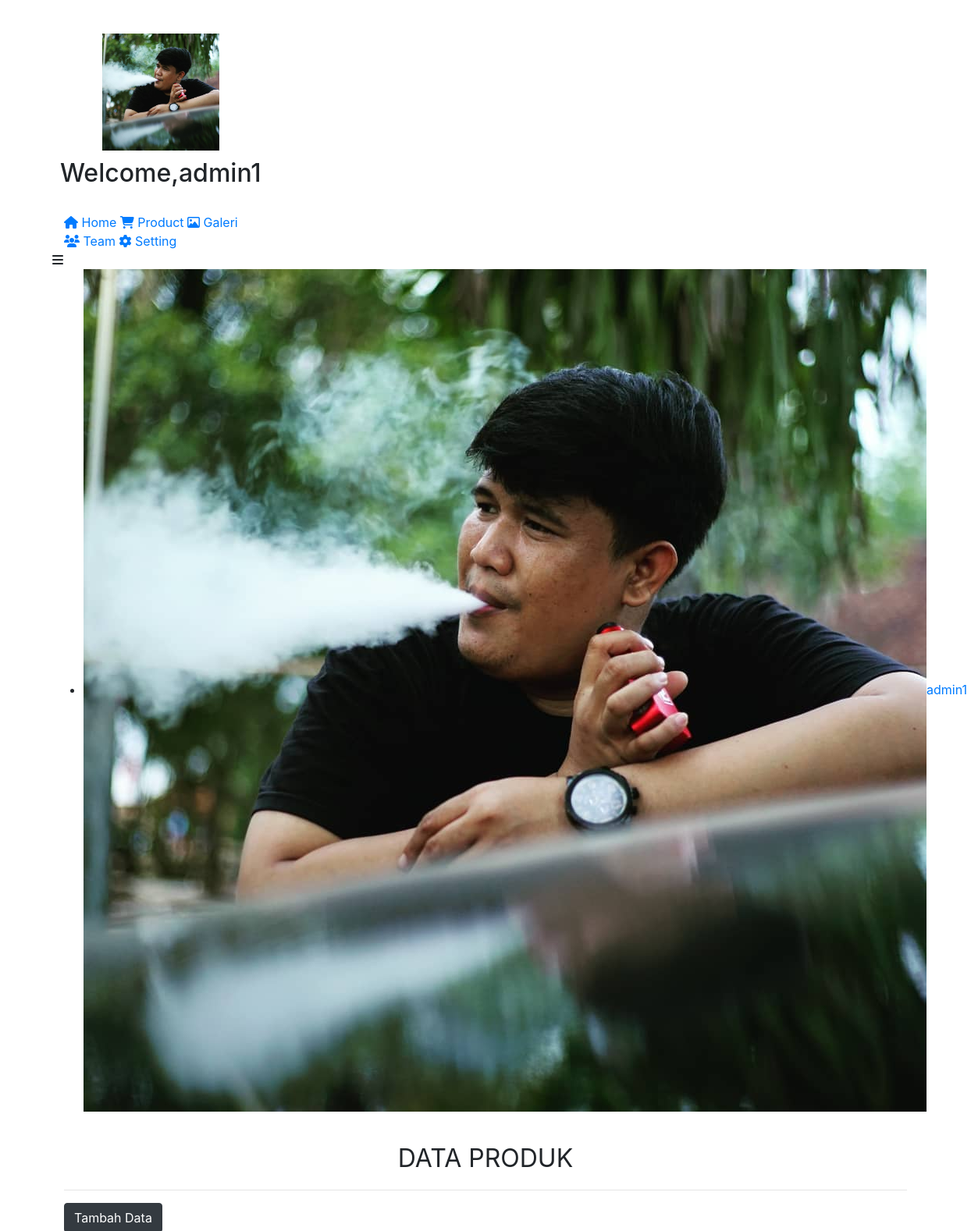
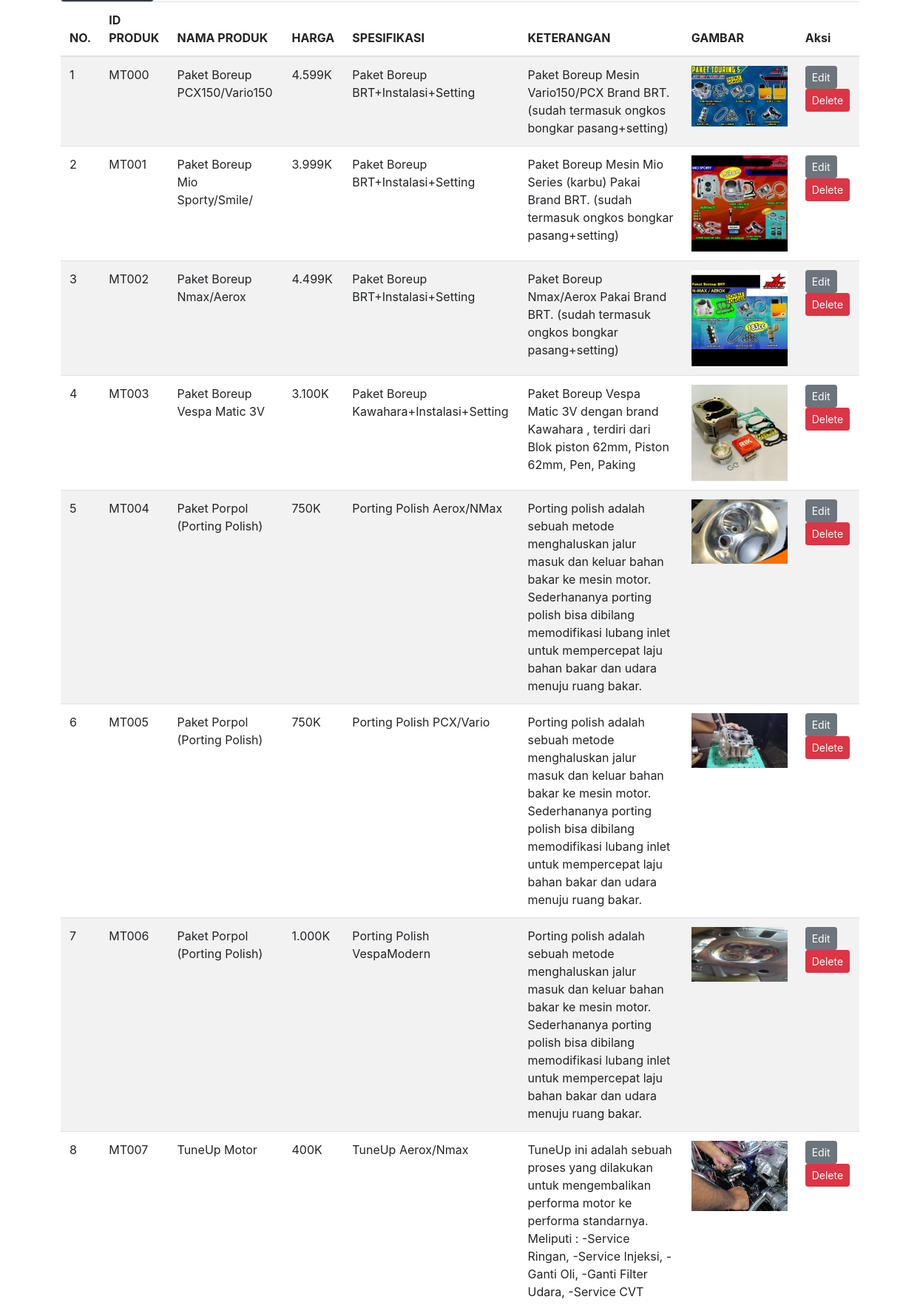
/adminweb/index.php?page=tampil_produk (signed in, upper part), run on the app's committed database (2 pictures, top to bottom).
### tables this page shows
CREATE TABLE `produk` (
  `id_produk` varchar(8) NOT NULL,
  `nama_produk` varchar(30) NOT NULL,
  `harga` varchar(9) NOT NULL,
  `gambar_produk` text NOT NULL,
  `keterangan_produk` text NOT NULL,
  `spesifikasi` text NOT NULL
);

### adminweb/security.php (called while the page is built)
<?php
if (isset($_SESSION['data_admin']) || isset($_SESSION['data_admin_super'])) {
        if (isset($_SESSION['data_admin'])) {
                $akun = $_SESSION['data_admin'];
                $admin = mysqli_fetch_array(mysqli_query($conect, "SELECT * FROM tb_admin where email_admin='$akun'"));
        } else {
                $akun = $_SESSION['data_admin_super'];
                $admin = mysqli_fetch_array(mysqli_query($conect, "SELECT * FROM tb_admin where email_admin='$akun' AND level_admin='Super Admin'"));
        }
} else {
        header('location:logout.php');
}

### adminweb/module/module_product/tampil.php (the view, shortened to what this page needs)
<?php
include('../../koneksi.php');
?>
<div class="container" style="margin-top:20px">
	<center>
		<font size="6">DATA PRODUK</font>
	</center>
	<hr>
	<a href="index.php?page=tambah_produk"><button class="btn btn-dark right">Tambah Data</button></a>
	<div class="table-responsive">
		<table class="table table-striped jambo_table bulk_action">
			<thead>
				<tr>
					<th>NO.</th>
					<th>ID PRODUK</th>
					<th>NAMA PRODUK</th>
					<th>HARGA</th>
					<th>SPESIFIKASI</th>
					<th>KETERANGAN</th>
					<th>GAMBAR</th>
					<th>Aksi</th>
				</tr>
			</thead>
			<tbody>
				<?php
				$sql = mysqli_query($conect, "SELECT * FROM produk") or die(mysqli_error($conect));
				if (mysqli_num_rows($sql) > 0) {
					$no = 1;
					while ($data = mysqli_fetch_assoc($sql)) {
						echo '
						<tr>
							<td>' . $no . '</td>
							<td>' . $data['id_produk'] . '</td>
							<td>' . $data['nama_produk'] . '</td>
							<td>' . $data['harga'] . '</td>
							<td>' . $data['spesifikasi'] . '</td>
							<td>' . $data['keterangan_produk'] . '</td>
							<td>' . '
							<img src="assets/images/product/' . $data['gambar_produk'] . '" alt="' . $data['nama_produk'] . '" style="width: 130px" />
							</td>
							<td>
								<a href="index.php?page=edit_produk&id=' . $data['id_produk'] . '" class="btn btn-secondary btn-sm">Edit</a>
								<a href="module/module_product/delete.php?id=' . $data['id_produk'] . '" class="btn btn-danger btn-sm" onclick="return confirm(\'Yakin ingin menghapus data ini?\')">Delete</a>
							</td>
						</tr>
						';
						$no++;
					}
				} else {
					echo '
					<tr>
						<td colspan="8">Tidak ada data.</td>
					</tr>
					';
				}
				?>
		</table>
	</div>
</div>

### adminweb/index.php (shortened to what this page needs)
<?php
include('setting_metatag.php');
include('security.php');
?>
<body class="nav-md">
  <div class="container body">
    <div class="main_container">
      <div class="col-md-3 left_col">
        <div class="left_col scroll-view">
          <div class="navbar nav_title" style="border: 0;">
            <center>
              <a href="index.php"><span>
                  <font size="4.95" color="white" face="Helvetica Neue">GARASI4CONCEPT</font>
              </a></span>
            </center>
          </div>
          <div class="col profile clearfix">
            <div class="row ">
              <div class="col d-lg-flex justify-content-lg-center align-items-lg-center"><img alt="<?= $admin['foto_admin'] ?>" class="img-circle d-lg-flex justify-content-lg-center align-items-lg-center" src="assets/images/admin/<?= $admin['foto_admin'] ?>" style=" width: 150px;height: 150px;" /></div>
            </div>
            <div class="row " style="margin-top: 10px;">
              <div class="col d-lg-flex justify-content-lg-center align-items-lg-center">
                <h2>Welcome,</h2>
                <h2><?= $admin['nama_admin'] ?></h2>
              </div>
            </div>
          </div>
          <br />
          <?php
          include('setting_navbar.php')
          ?>
        </div>
      </div>
      <div class=" top_nav">
        <div class="nav_menu">
          <div class="nav toggle">
            <a id="menu_toggle"><i class="fa fa-bars"></i></a>
          </div>
          <nav class="nav navbar-nav">
            <ul class=" navbar-right">
              <li class="nav-item dropdown open">
                <a href="#" class="user-profile dropdown-toggle" aria-haspopup="true" id="navbarDropdown" data-toggle="dropdown" aria-expanded="false">
                  <img src="assets/images/admin/<?= $admin['foto_admin'] ?>" alt=""><?= $admin['nama_admin'] ?>
                </a>
              </li>
            </ul>
          </nav>
        </div>
      </div>
      <div class="right_col" role="main">
        <?php
        $queries = array();
        parse_str($_SERVER['QUERY_STRING'], $queries);
        switch ($queries['page']) {
          case 'tampil_produk':
            include 'module/module_product/tampil.php';
            break;
        }
        ?>
      </div>
      <?php
      include('setting_footer.php')
      ?>

### data on the page
produk: id_produk "MT000", nama_produk "Paket Boreup PCX150/Vario150", harga "4.599K", spesifikasi "Paket Boreup BRT+Instalasi+Setting", keterangan_produk "Paket Boreup Mesin Vario150/PCX Brand BRT. (sudah termasuk ongkos bongkar pasang+setting)", gambar_produk (picture)
produk: id_produk "MT001", nama_produk "Paket Boreup Mio Sporty/Smile/", harga "3.999K", spesifikasi "Paket Boreup BRT+Instalasi+Setting", keterangan_produk "Paket Boreup Mesin Mio Series (karbu) Pakai Brand BRT. (sudah termasuk ongkos bongkar pasang+setting)", gambar_produk+nama_produk (picture)
produk: id_produk "MT002", nama_produk "Paket Boreup Nmax/Aerox", harga "4.499K", spesifikasi "Paket Boreup BRT+Instalasi+Setting", keterangan_produk "Paket Boreup Nmax/Aerox Pakai Brand BRT. (sudah termasuk ongkos bongkar pasang+setting)", gambar_produk (picture)
produk: id_produk "MT003", nama_produk "Paket Boreup Vespa Matic 3V", harga "3.100K", spesifikasi "Paket Boreup Kawahara+Instalasi+Setting", keterangan_produk "Paket Boreup Vespa Matic 3V dengan brand Kawahara , terdiri dari Blok piston 62mm, Piston 62mm, Pen, Paking", gambar_produk (picture)
produk: id_produk "MT004", nama_produk "Paket Porpol (Porting Polish)", harga "750K", spesifikasi "Porting Polish Aerox/NMax", keterangan_produk "Porting polish adalah sebuah metode menghaluskan jalur masuk dan keluar bahan bakar ke mesin motor. Sederhananya porting polish bisa dibilang memodifikasi lubang inlet untuk mempercepat laju bahan bakar dan udara menuju ruang bakar.", gambar_produk (picture)
produk: id_produk "MT005", nama_produk "Paket Porpol (Porting Polish)", harga "750K", spesifikasi "Porting Polish PCX/Vario", keterangan_produk "Porting polish adalah sebuah metode menghaluskan jalur masuk dan keluar bahan bakar ke mesin motor. Sederhananya porting polish bisa dibilang memodifikasi lubang inlet untuk mempercepat laju bahan bakar dan udara menuju ruang bakar.", gambar_produk (picture)
produk: id_produk "MT006", nama_produk "Paket Porpol (Porting Polish)", harga "1.000K", spesifikasi "Porting Polish VespaModern", keterangan_produk "Porting polish adalah sebuah metode menghaluskan jalur masuk dan keluar bahan bakar ke mesin motor. Sederhananya porting polish bisa dibilang memodifikasi lubang inlet untuk mempercepat laju bahan bakar dan udara menuju ruang bakar.", gambar_produk (picture)
produk: id_produk "MT007", nama_produk "TuneUp Motor", harga "400K", spesifikasi "TuneUp Aerox/Nmax", keterangan_produk "TuneUp ini adalah sebuah proses yang dilakukan untuk mengembalikan performa motor ke performa standarnya. Meliputi : -Service Ringan, -Service Injeksi, -Ganti Oli, -Ganti Filter Udara, -Service CVT", gambar_produk (picture)

### other printed values
$admin['nama_admin'] "admin1"
